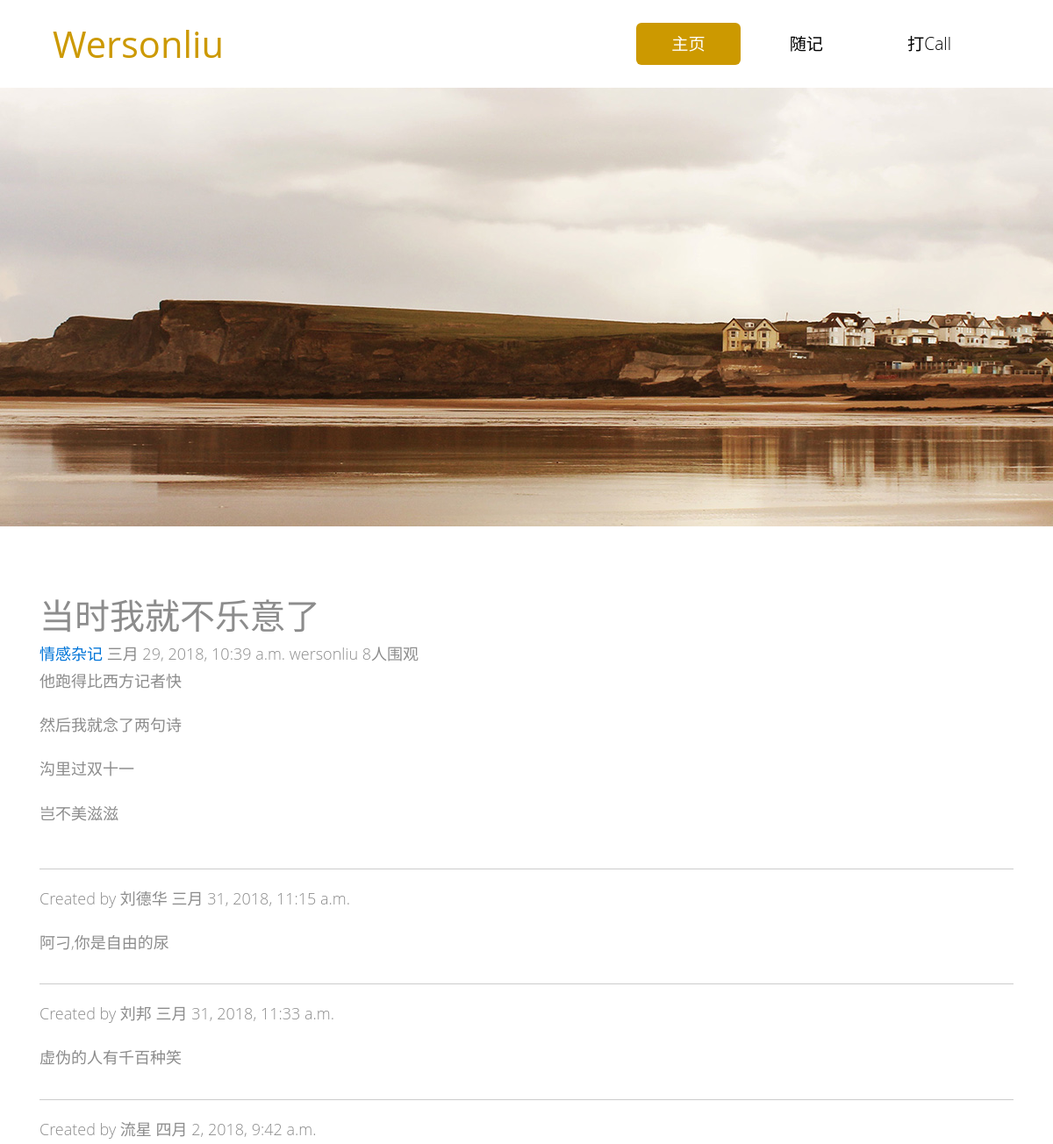
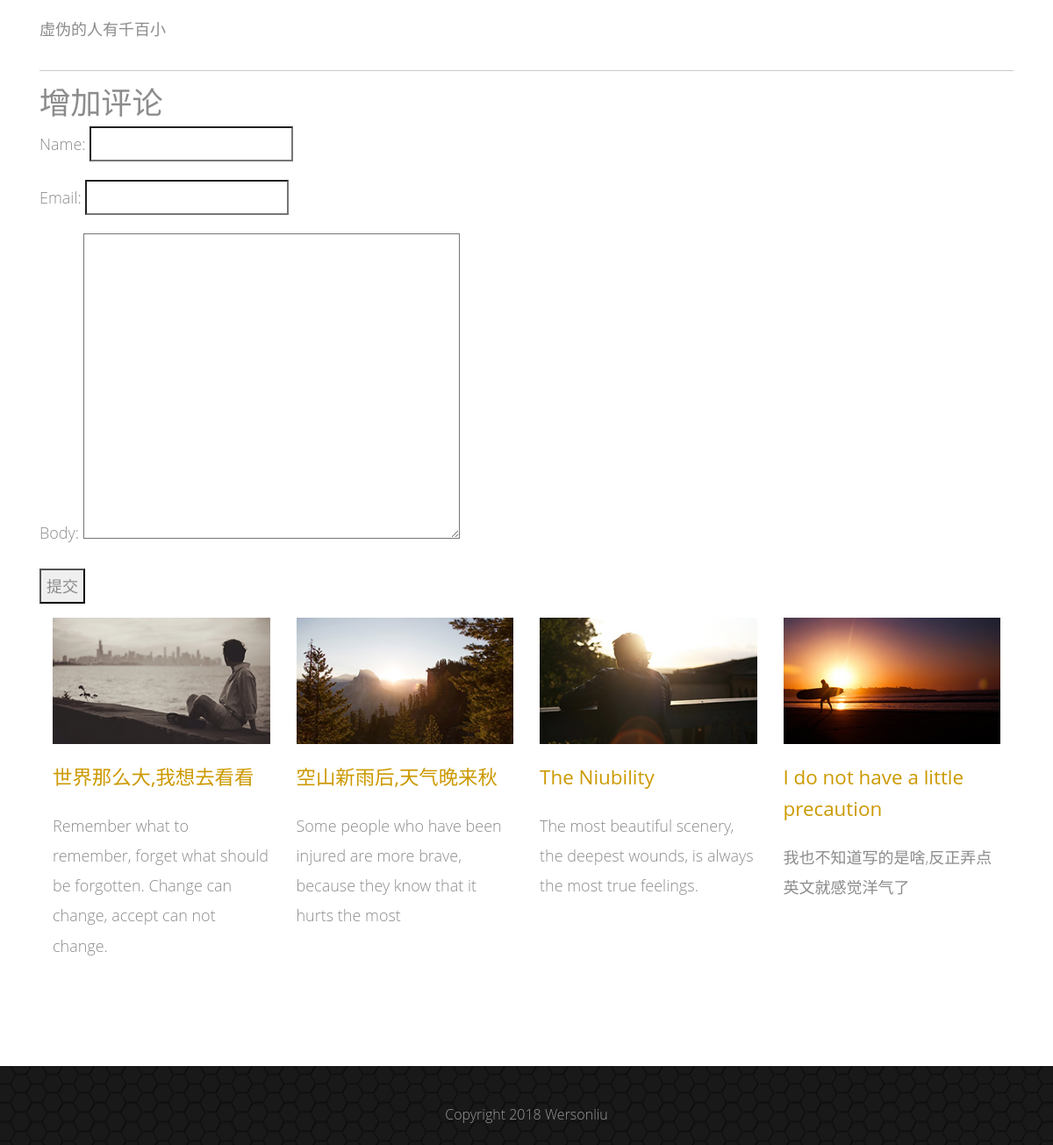
The app's page /post/4/ with its own data (2 pictures, top to bottom).
### blog/models.py (models this page shows, shortened)
@python_2_unicode_compatible
class Post(models.Model):
    title = models.CharField(max_length=70, verbose_name=u"标题")
    body = models.TextField(verbose_name=u"正文")
    created_time = models.DateTimeField(verbose_name=u"创建时间")
    modified_time = models.DateTimeField(verbose_name=u"修改时间")
    excerpt = models.CharField(max_length=200, blank=True, verbose_name=u"摘要")
    category = models.ForeignKey(Category, verbose_name=u"分类")
    tags = models.ManyToManyField(Tag, verbose_name=u"标签")
    author = models.ForeignKey(User, verbose_name=u"作者")
    views = models.PositiveIntegerField(default=0)
    class Meta:
        verbose_name = u"文章信息"
        verbose_name_plural = verbose_name

@python_2_unicode_compatible
class Category(models.Model):
    name = models.CharField(max_length=100, verbose_name=u"分类")
    def __str__(self):
        return self.name

@python_2_unicode_compatible
class CommentPost(models.Model):
    post = models.ForeignKey(Post, related_name='comments')
    name = models.CharField(max_length=80)
    email = models.EmailField()
    body = models.TextField()
    created = models.DateTimeField(auto_now_add=True)
    updated = models.DateTimeField(auto_now=True)
    active = models.BooleanField(default=True)
    class Meta:
        ordering = ('created',)
        verbose_name = u'文章评论'
        verbose_name_plural = verbose_name

### blog/views.py (the view)
# urls.py: url(r'^post/(?P<pk>[0-9]+)/$', views.post_detail, name='detail'),
def post_detail(request, pk):
    post = get_object_or_404(Post, pk=pk)
    comments = post.comments.filter(active=True)
    new_comment = None
    if request.method == 'POST':
        commentpost_form = CommentPostForm(data=request.POST)
        if commentpost_form.is_valid():
            new_comment = commentpost_form.save(commit=False)
            new_comment.post = post
            new_comment.save()
            return redirect(post)
    else:
        commentpost_form = CommentPostForm()
    return render(request, 'detail.html', {'post': post,
                                           'comments': comments,
                                           'new_comment': new_comment,
                                           'commentpost_form': commentpost_form})

### blog/forms.py
class CommentPostForm(forms.ModelForm):
    class Meta:
        model = CommentPost
        fields = ('name', 'email', 'body')

### templates/detail.html (shortened to what this page needs)
{% load staticfiles %}
{% load markdown_deux_tags %}
<!DOCTYPE html>
<html>
<head>
    <link rel="stylesheet" href="{% static 'css/bootstrap.min.css' %}">
    <link rel="stylesheet" href="{% static 'css/templatemo-style.css' %}">
    <link rel="stylesheet" href="{% static 'css/github.css' %}">
</head>
<body>
<div class="tm-header">
    <div class="container-fluid">
        <div class="tm-header-inner">
            <a href="#" class="navbar-brand tm-site-name">Wersonliu</a>
            <nav class="navbar tm-main-nav">
                <div class="collapse navbar-toggleable-sm" id="tmNavbar">
                    <ul class="nav navbar-nav">
                        <li class="nav-item active">
                            <a href="{% url 'blog:index' %}" class="nav-link">主页</a>
                        </li>
                        <li class="nav-item">
                            <a href="{% url 'blog:blog_list' %}" class="nav-link">随记</a>
                        </li>
                        <li class="nav-item">
                            <a href="{% url 'blog:message' %}" class="nav-link">打Call</a>
                        </li>
                    </ul>
                </div>
            </nav>
        </div>
    </div>
</div>
<div class="tm-home-img-container">
</div>
<section class="tm-section">
    <div class="container-fluid">
        <div class="row">
            <article class="post post-1">
                <header class="entry-header">
                    <h1 class="entry-title">{{ post.title }}</h1>
                    <div class="entry-meta">
                        <span class="post-category"><a
                                href="{% url 'blog:category' post.category.pk %}">{{ post.category }}</a></span>
                        <span class="post-date"><time class="entry-date"
                                                      datetime="2012-11-09T23:15:57+00:00">{{ post.created_time }}</time></span>
                        <span class="post-author">{{ post.author }}</span>
                        <span class="views-count">{{ post.views }}人围观</span>
                    </div>
                </header>
                <div class="entry-content clearfix">
                    {{ post.body |safe|markdown }}
                </div>
            </article>
            <hr class="tm-margin-t-small">
            {% for comment in comments %}
                <div class="comment">
                    <p class="info">
                        Created by {{ comment.name }}
                        {{ comment.created }}
                    </p>
                    {{ comment.body|linebreaks }}
                </div>
                <hr class="tm-margin-t-small">
            {% empty %}
                <p>还没有评论.</p>
            {% endfor %}
            {% if new_comment %}
                <h2>添加成功.</h2>
            {% else %}
                <h2>增加评论</h2>
                <form action="." method="post">
                    {{ commentpost_form.as_p }}
                    <p><input type="submit" value="提交"></p>
                </form>
            {% endif %}
        </div>
        <div class="row">
            <div class="col-xs-12 col-sm-6 col-md-6 col-lg-3 col-xl-3">
                <div class="tm-content-box">
                    <img src="{% static 'img/tm-img-310x180-1.jpg' %}" alt="Image" class="tm-margin-b-20 img-fluid">
                    <h4 class="tm-margin-b-20 tm-gold-text">世界那么大,我想去看看</h4>
                    <p class="tm-margin-b-20">Remember what to remember, forget what should be forgotten. Change can
                        change, accept can not change.</p>
                </div>
            </div>
            <div class="col-xs-12 col-sm-6 col-md-6 col-lg-3 col-xl-3">
                <div class="tm-content-box">
                    <img src="{% static 'img/tm-img-310x180-2.jpg' %}" alt="Image" class="tm-margin-b-20 img-fluid">
                    <h4 class="tm-margin-b-20 tm-gold-text">空山新雨后,天气晚来秋</h4>
                    <p class="tm-margin-b-20">Some people who have been injured are more brave, because they know that
                        it hurts the most</p>
                </div>
            </div>
            <div class="col-xs-12 col-sm-6 col-md-6 col-lg-3 col-xl-3">
                <div class="tm-content-box">
                    <img src="{% static 'img/tm-img-310x180-3.jpg' %}" alt="Image" class="tm-margin-b-20 img-fluid">
                    <h4 class="tm-margin-b-20 tm-gold-text">The Niubility</h4>
                    <p class="tm-margin-b-20">The most beautiful scenery, the deepest wounds, is always the most true
                        feelings.</p>
                </div>
            </div>
            <div class="col-xs-12 col-sm-6 col-md-6 col-lg-3 col-xl-3">
                <div class="tm-content-box">
                    <img src="{% static 'img/tm-img-310x180-4.jpg' %}" alt="Image" class="tm-margin-b-20 img-fluid">
                    <h4 class="tm-margin-b-20 tm-gold-text">I do not have a little precaution</h4>
                    <p class="tm-margin-b-20">我也不知道写的是啥,反正弄点英文就感觉洋气了</p>
                </div>
            </div>
        </div>
    </div>
</section>
<footer class="tm-footer">
    <div class="container-fluid">
        <div class="row">
            <div class="col-xs-12 tm-copyright-col">
                <p class="tm-copyright-text">Copyright 2018 Wersonliu </p>
            </div>
        </div>
    </div>
</footer>
</body>
</html>

### static/css/templatemo-style.css (style rules this page uses)
body { color: #8c8c8c; font-family: 'Open Sans', Helvetica, Arial, sans-serif; font-size: 18px; font-weight: 300; overflow-x: hidden; }
a, button { transition: all 0.3s ease; }
h2 { font-size: 2.2rem; }
.container-fluid { margin-left: auto; margin-right: auto; max-width: 1390px; overflow-x: hidden; }
@media (max-width: 1390px) { .container-fluid { padding-left: 5%; padding-right: 5%; } }
.tm-header-inner { display: -webkit-flex; display: -ms-flexbox; display: flex; -webkit-align-items: center; -ms-flex-align: center; align-items: center; -webkit-justify-content: space-between; -ms-flex-pack: justify; justify-content: space-between; height: 100px; }
.tm-site-name { color: #cc9900; display: block; font-size: 2.6rem; font-weight: 400; }
.tm-main-nav { font-size: 1.2rem; }
.navbar-nav .nav-link { border-radius: 6px; color: black; padding: 10px 40px; }
.nav-item.active .nav-link, .nav-link:hover, .nav-link:focus { color: white; background-color: #cc9900; }
.tm-gold-text { color: #cc9900; }
.tm-section { padding-top: 80px; padding-bottom: 100px; }
.tm-home-img-container { background-image: url('../img/tm-home-img.jpg'); background-size: auto; background-position: center; background-repeat: no-repeat; height: 500px; }
.tm-content-box { max-width: 310px; margin: 0 auto; }
h4 { font-size: 1.4rem; line-height: 1.6; }
.tm-copyright-text { text-align: center; }
.tm-margin-b-20 { margin-bottom: 20px; }
.tm-margin-t-small { margin-top: 30px; }
.tm-footer { color: #c6c6c6; background-color: #191919; background-image: url('../img/classic-pattern-bg.png'); font-size: 1rem; padding-top: 40px; padding-bottom: 20px; }
.tm-copyright-text { color: #999999; margin-bottom: 0; }
hr { border-top: 1px solid #CCCCCC; }
p { line-height: 1.9; }

### records on screen
Post: title "当时我就不乐意了", category "情感杂记", created_time "三月 29, 2018, 10:39 a.m.", author "wersonliu", views "8", body "他跑得比西方记者快 然后我就念了两句诗 沟里过双十一 岂不美滋滋"
CommentPost: name "刘德华", created "三月 31, 2018, 11:15 a.m.", body "阿刁,你是自由的尿"
CommentPost: name "刘邦", created "三月 31, 2018, 11:33 a.m.", body "虚伪的人有千百种笑"
CommentPost: name "流星", created "四月 2, 2018, 9:42 a.m.", body "虚伪的人有千百小"
